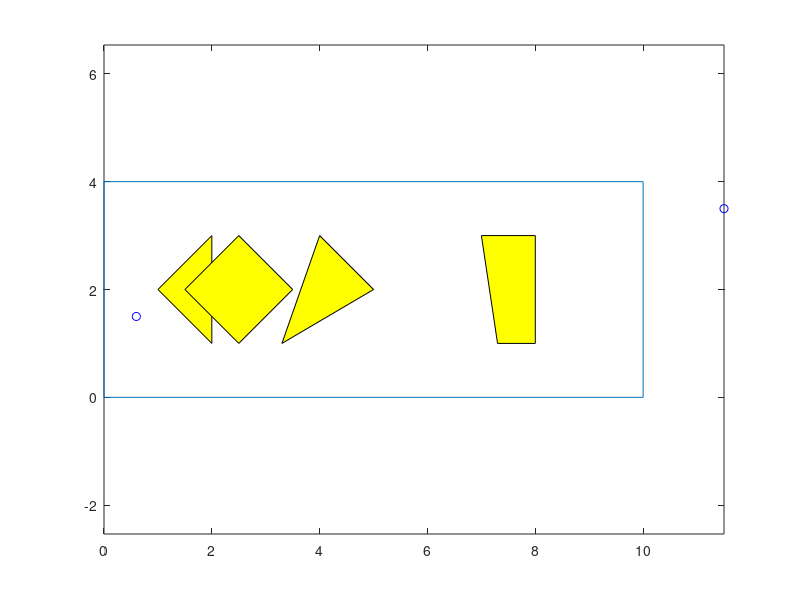

The MATLAB source for this figure: (Note: this script raises an error after producing the figure.)
clear;
clc;


%% test case
test =4;
if test == 1
     bounds=[0 10 10 0;0 0 4 4];
	 CB={[1 2 2;2 1 3],[3-1.5 4-1.5 5-1.5 4-1.5;2 1 2 3],[3.3 5 4;1 2 3],[7.3 8 8 7;1 1 3 3]};
	  qI=[-5;4]; qG=[10;-8];

elseif test == 2
bounds=[-10 15 15 -10;-10 -10 10 10];
CB={[0 2 3 2 0 -1;-7 -7 -5 -3 -3 -5],[0 0 1 2 3 3;3 2 0 0 2 3]};
 qI=[-5;4]; qG=[10;-8];
elseif test == 3
     bounds=[0 10 10 0;0 0 4 4];
	 CB={[1 2 2;2 1 3],[3-1.5 4-1.5 5-1.5 4-1.5;2 1 2 3],[3.3 5 4;1 2 3],[7.3 8 8 7;1 1 3 3]};

 qI=[0.5;0.5]; qG=[11.5;3.5];

else
         bounds=[0 10 10 0;0 0 4 4];
	 CB={[1 2 2;2 1 3],[3-1.5 4-1.5 5-1.5 4-1.5;2 1 2 3],[3.3 5 4;1 2 3],[7.3 8 8 7;1 1 3 3]};

 qI=[0.6;1.5]; qG=[11.5;3.5];

end
%% Plot
plot([bounds(1,:),bounds(1,1)],[bounds(2,:),bounds(2,1)]);
axis equal
hold on
for i=1:size(CB,2)
    Cpatch=CB{1,i};
    patch(Cpatch(1,:),Cpatch(2,:),'yellow')
end
plot(qI(1,1) ,qI(2,1) , 'bo');
plot(qG(1,1) ,qG(2,1) , 'bo');
%% TODO: implement your vertical cell decomposition algorithm
[V,G,ninit,ngoal] = vertical_cell_decomposition(qI,qG,CB,bounds);

plot(V(1,:),V(2,:),'o','MarkerFaceColor','black')
for i=1:size(G,2)
    for j=1:size(G,2)
        if G(i,j)~=inf&&G(i,j)~=0
            plot([V(1,i),V(1,j)],[V(2,i),V(2,j)],'black')
        end
    end
end

plot(V(1,ninit),V(2,ninit),'d','MarkerFaceColor','green')
plot(V(1,ngoal),V(2,ngoal),'s','MarkerFaceColor','red')

hold off